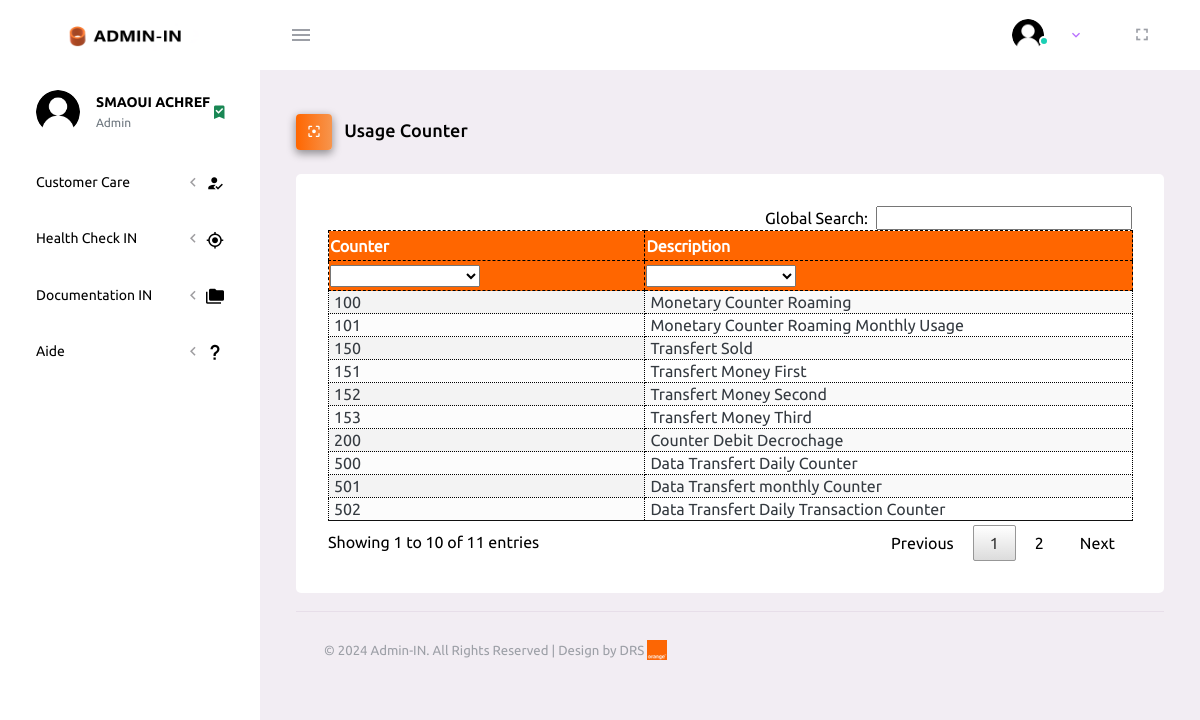
Page /projet_minsat/Admin-IN/dashboards/usagecounters.php (signed in) on the committed database.
### tables this page shows
CREATE TABLE `usagecounters` (
  `counter` int(5) DEFAULT NULL,
  `description` varchar(40) DEFAULT NULL
);

### projet_minsat/Admin-IN/dashboards/usagecounters.php (the view, shortened to what this page needs)
<?php
$connect = mysqli_connect("10.13.64.59","root","rootme123","adminin");
?>
<!DOCTYPE html>
<html lang="en">
  <head>
    <link rel="stylesheet" href="assets/vendors/mdi/css/materialdesignicons.min.css">
    <link rel="stylesheet" href="assets/vendors/css/vendor.bundle.base.css">
    <link rel="stylesheet" href="assets/css/yyy.css">
		<link rel="stylesheet" href="tabold/ooo.min.css" />
<link rel="stylesheet" href="tabold/databouton.min.css" />
  </head>
  <body>
    <div class="container-scroller">
      <nav class="navbar default-layout-navbar col-lg-12 col-12 p-0 fixed-top d-flex flex-row">
        <div class="text-center navbar-brand-wrapper d-flex align-items-center justify-content-center">
          <a class="navbar-brand brand-logo" href="getmsisdninformation"><img src="img/zzz.png" alt="logo" /></a>
        </div>
        <div class="navbar-menu-wrapper d-flex align-items-stretch">
          <button class="navbar-toggler navbar-toggler align-self-center" type="button" data-toggle="minimize">
            <span class="mdi mdi-menu"></span>
          </button>
          <ul class="navbar-nav navbar-nav-right">
     <li class="nav-item nav-profile dropdown">
              <a class="nav-link dropdown-toggle" id="profileDropdown" href="#" data-bs-toggle="dropdown" aria-expanded="false">
                <div class="nav-profile-img">
                  <img src="assets/images/faces/users.png" alt="image">
                  <span class="availability-status online"></span>
                </div>
              </a>
            </li>
            <li class="nav-item d-none d-lg-block full-screen-link">
              <a class="nav-link">
                <i class="mdi mdi-fullscreen" id="fullscreen-button"></i>
              </a>
            </li>
          </ul>
        </div>
      </nav>
      <div class="container-fluid page-body-wrapper">
        <nav class="sidebar sidebar-offcanvas" id="sidebar">
          <ul class="nav">
            <li class="nav-item nav-profile">
              <a href="#" class="nav-link">
                <div class="nav-profile-image">
                  <img src="assets/images/faces/users.png" alt="profile">
                </div>
                <div class="nav-profile-text d-flex flex-column">
                  <span class="font-weight-bold mb-2"><?php echo ucfirst(utf8_encode($_SESSION['nom'])); ?> <?php echo ucfirst(utf8_encode($_SESSION['prenom'])); ?></span>
                  <span class="text-secondary text-small"><?php echo ucfirst(utf8_encode($_SESSION['role'])); ?></span>
                </div>
                <i class="mdi mdi-bookmark-check text-success nav-profile-badge"></i>
              </a>
            </li>
				  <li class="nav-item">
              <a class="nav-link" data-bs-toggle="collapse" href="#ui-basic" aria-expanded="false" aria-controls="ui-basic">
                <span class="menu-title">Customer Care</span>
                <i class="menu-arrow"></i>
                <i class="mdi mdi-account-check menu-icon"></i>
              </a>
            </li>
<li class="nav-item">
              <a class="nav-link" data-bs-toggle="collapse" href="#ui-basic3" aria-expanded="false" aria-controls="ui-basic3">
                <span class="menu-title">Health Check IN</span>
                <i class="menu-arrow"></i>
                <i class="mdi mdi-crosshairs-gps menu-icon"></i>
              </a>
            </li>
				<li class="nav-item">
              <a class="nav-link" data-bs-toggle="collapse" href="#ui-basic4" aria-expanded="false" aria-controls="ui-basic4">
                <span class="menu-title">Documentation IN</span>
                <i class="menu-arrow"></i>
                <i class="mdi mdi-folder-multiple menu-icon"></i>
              </a>
            </li>
<li class="nav-item">
              <a class="nav-link" data-bs-toggle="collapse" href="#ui-basic2" aria-expanded="false" aria-controls="ui-basic2">
                <span class="menu-title">Aide</span>
                <i class="menu-arrow"></i>
                <i class="mdi mdi-help menu-icon"></i>
              </a>
            </li>
          </ul>
        </nav>
        <div class="main-panel">
          <div class="content-wrapper">
            <div class="page-header">
              <h3 class="page-title">
                <span class="page-title-icon bg-gradient-primary text-white me-2">
                  <i class="mdi mdi-image-filter-center-focus menu-icon"></i>
                </span> Usage Counter
              </h3>
            </div>
              <div class="col-md-6 grid-margin stretch-card">
                <div class="card">
                  <div class="card-body">
<center>
<table id="a" class="display" style="width:100%">
        <thead>
            <tr style="background:#ff6600; color:#fff;font-weight: bold;border-style: dashed;height:30px">
                <th style="border-width:1px;border-color: black;border-style:dashed">Counter</th>
                <th style="border-width:1px;border-color: black;border-style:dashed">Description</th>
            </tr>
			 <tr style="background:#ff6600; color:#fff;font-weight: bold;border-style: dashed;height:30px">
            <th style="border-width:1px;border-color: black;border-style:dashed">Counter</th>
                <th style="border-width:1px;border-color: black;border-style:dashed">Description</th>
            </tr>
        </thead>
        <tbody>
		<?php
$querysc= "select * from usagecounters ";
$resultsc = mysqli_query($connect,$querysc);
while($row = mysqli_fetch_array($resultsc)) {
?>
<tr style="border-width:1px;border-color: black;border-style:dotted">
<td style="border-width:1px;border-color: black;border-style:dotted"><?php echo utf8_encode($row["counter"]);  ?></td>
<td style="border-width:1px;border-color: black;border-style:dotted"><?php echo utf8_encode($row["description"]);  ?></td>
</tr>
<?php
}
?>
</tbody>
</table>
</center>
</div>
</div>
</div>
<br/>
        <footer class="footer">
            <div class="container-fluid d-flex justify-content-between">
              <span class="text-muted d-block text-center text-sm-start d-sm-inline-block">&copy; 2024 Admin-IN. All Rights Reserved | Design by DRS <img src="img/orange.png" style="width:20px; transform:translate(0px,-2px)"></span>
            </div>
          </footer>
      </div>
    </div>
    </div>
</body>
</html>

### rows in the picture
usagecounters: counter "100", description "Monetary Counter Roaming"
usagecounters: counter "101", description "Monetary Counter Roaming Monthly Usage"
usagecounters: counter "150", description "Transfert Sold"
usagecounters: counter "151", description "Transfert Money First"
usagecounters: counter "152", description "Transfert Money Second"
usagecounters: counter "153", description "Transfert Money Third"
usagecounters: counter "200", description "Counter Debit Decrochage"
usagecounters: counter "500", description "Data Transfert Daily Counter"
usagecounters: counter "501", description "Data Transfert monthly Counter"
usagecounters: counter "502", description "Data Transfert Daily Transaction Counter"

### other values in the picture
utf8_encode($_SESSION['nom']) "SMAOUI"
utf8_encode($_SESSION['prenom']) "ACHREF"
utf8_encode($_SESSION['role']) "Admin"
